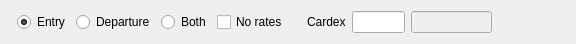
<?xml version="1.0" encoding="UTF-8"?>
<ui version="4.0">
 <class>FExpectedArrivals2</class>
 <widget class="QWidget" name="FExpectedArrivals2">
  <property name="geometry">
   <rect>
    <x>0</x>
    <y>0</y>
    <width>576</width>
    <height>41</height>
   </rect>
  </property>
  <property name="windowTitle">
   <string>Form</string>
  </property>
  <layout class="QHBoxLayout" name="horizontalLayout_2">
   <item>
    <widget class="WDate2" name="wd" native="true"/>
   </item>
   <item>
    <widget class="QWidget" name="widget" native="true">
     <layout class="QHBoxLayout" name="horizontalLayout_3">
      <property name="leftMargin">
       <number>0</number>
      </property>
      <property name="topMargin">
       <number>0</number>
      </property>
      <property name="rightMargin">
       <number>0</number>
      </property>
      <property name="bottomMargin">
       <number>0</number>
      </property>
      <item>
       <widget class="QRadioButton" name="rbEntry">
        <property name="focusPolicy">
         <enum>Qt::ClickFocus</enum>
        </property>
        <property name="text">
         <string>Entry</string>
        </property>
        <property name="checked">
         <bool>true</bool>
        </property>
       </widget>
      </item>
      <item>
       <widget class="QRadioButton" name="rbDeparture">
        <property name="focusPolicy">
         <enum>Qt::ClickFocus</enum>
        </property>
        <property name="text">
         <string>Departure</string>
        </property>
       </widget>
      </item>
      <item>
       <widget class="QRadioButton" name="rgBoth">
        <property name="focusPolicy">
         <enum>Qt::ClickFocus</enum>
        </property>
        <property name="text">
         <string>Both</string>
        </property>
        <property name="checked">
         <bool>false</bool>
        </property>
       </widget>
      </item>
     </layout>
    </widget>
   </item>
   <item>
    <widget class="QCheckBox" name="chWithoutRates">
     <property name="text">
      <string>No rates</string>
     </property>
    </widget>
   </item>
   <item>
    <spacer name="horizontalSpacer_2">
     <property name="orientation">
      <enum>Qt::Horizontal</enum>
     </property>
     <property name="sizeHint" stdset="0">
      <size>
       <width>40</width>
       <height>20</height>
      </size>
     </property>
    </spacer>
   </item>
   <item>
    <widget class="QLabel" name="label_3">
     <property name="text">
      <string>Cardex</string>
     </property>
    </widget>
   </item>
   <item>
    <widget class="EQLineEdit" name="leCardexCode">
     <property name="maximumSize">
      <size>
       <width>80</width>
       <height>16777215</height>
      </size>
     </property>
     <property name="focusPolicy">
      <enum>Qt::ClickFocus</enum>
     </property>
    </widget>
   </item>
   <item>
    <widget class="EQLineEdit" name="leCardexName">
     <property name="enabled">
      <bool>false</bool>
     </property>
    </widget>
   </item>
   <item>
    <spacer name="horizontalSpacer">
     <property name="orientation">
      <enum>Qt::Horizontal</enum>
     </property>
     <property name="sizeHint" stdset="0">
      <size>
       <width>100</width>
       <height>20</height>
      </size>
     </property>
    </spacer>
   </item>
  </layout>
 </widget>
 <customwidgets>
  <customwidget>
   <class>EQLineEdit</class>
   <extends>QLineEdit</extends>
   <header location="global">eqlineedit.h</header>
   <slots>
    <signal>customButtonClicked(bool)</signal>
   </slots>
  </customwidget>
  <customwidget>
   <class>WDate2</class>
   <extends>QWidget</extends>
   <header location="global">wdate2.h</header>
   <container>1</container>
  </customwidget>
 </customwidgets>
 <resources/>
 <connections/>
</ui>
